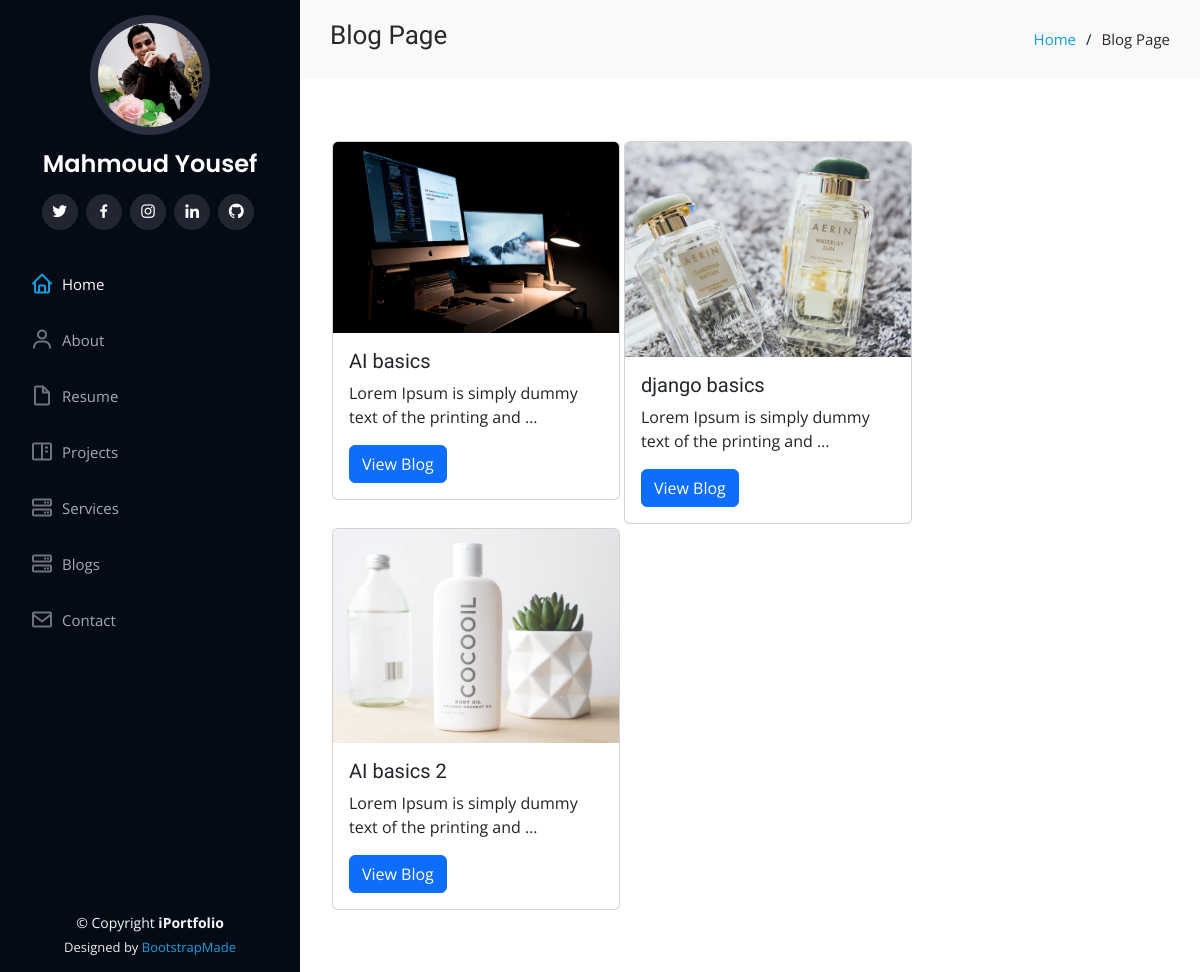
Screenshot of /blog/ with the database file from the repository.
### settings/models.py (models this page shows, shortened)
class About(models.Model):
    user = models.OneToOneField(User,on_delete=models.CASCADE)
    username = models.CharField(max_length=20,null=True, blank=True)
    phone_number = models.CharField(max_length=20)
    date_of_birth = models.DateField(null=True, blank=True)
    headline = models.CharField(max_length=50 , blank=True, null=True)
    address = models.CharField(max_length=50, blank=True, null=True)
    zip_code = models.IntegerField(null=True, blank=True)
    image = models.ImageField(upload_to='users/', null=True, blank=True )
    email = models.EmailField( max_length=254, blank=True, null=True)
    resume = models.FileField( upload_to='files/', max_length=100 ,blank=True, null=True)
    about = models.TextField(blank=True)
    age = models.IntegerField(null=True, blank=True)
    degree = models.CharField( max_length=50 ,blank=True, null=True)
    views = models.IntegerField(default=0)

### blog/models.py (models this page shows, shortened)
class Post(models.Model):
    auther = models.ForeignKey(User, related_name="post_auther",verbose_name=('auther'), on_delete=models.CASCADE)
    title = models.CharField(max_length=100,verbose_name=('title'))
    tags = TaggableManager(("tags"))
    image = models.ImageField(("image"),upload_to='post/')
    created_at = models.DateTimeField( ("created_at"),default=timezone.now)
    description = models.TextField(("description"),max_length=100000)
    slug = models.SlugField(null=True,blank=True)
    category = models.ForeignKey('PostCategory',related_name='post_category',verbose_name=('category'),on_delete=models.CASCADE ,null=True,blank=True)
    def get_absolute_url(self):
        return reverse("blog:post_detail", kwargs={"slug": self.slug})

### blog/views.py (the view)
# urls.py: path('' , views.PostList.as_view() , name='post_list'),
class PostList(ListView):
    model = Post
    paginate_by = 9
    def get_queryset(self) :
        name = self.request.GET.get('q','')
        object_list = Post.objects.filter(
            Q(title__icontains = name) |
            Q(description__icontains = name)
        )
        return object_list

### blog/templates/blog/post_list.html
{% extends "base.html" %}
{% load static %}
{% block body %}
<main id="main">
    <section class="breadcrumbs">
        <div class="container">
            <div class="d-flex justify-content-between align-items-center">
                <h2>Blog Page</h2>
                <ol>
                    <li><a href="/">Home</a></li>
                    <li>Blog Page</li>
                </ol>
            </div>
        </div>
    </section>
    <section class="inner-page">
        <div class="container">
            {% for post in object_list %}
            <div class="card" style="width: 18rem;">
                <img src="{{post.image.url}}" class="card-img-top" alt="...">
                <div class="card-body">
                    <h5 class="card-title">{{post.title}}</h5>
                    <p class="card-text">{{post.description|safe|truncatewords:10}}</p>
                    <a href="{{post.get_absolute_url}}" class="btn btn-primary">View Blog</a>
                </div>
            </div>
            {% endfor %}
        </div>
    </section>
</main>
{% endblock body%}

### templates/base.html (shortened to what this page needs)
{% load static %}
<!DOCTYPE html>
<html lang="en">
<head>
  <link href="{% static 'assets/vendor/aos/aos.css' %}" rel="stylesheet">
  <link href="{% static 'assets/vendor/bootstrap/css/bootstrap.min.css' %}" rel="stylesheet">
  <link href="{% static 'assets/vendor/bootstrap-icons/bootstrap-icons.css' %}" rel="stylesheet">
  <link href="{% static 'assets/vendor/boxicons/css/boxicons.min.css' %}" rel="stylesheet">
  <link href="{% static 'assets/vendor/glightbox/css/glightbox.min.css' %}" rel="stylesheet">
  <link href="{% static 'assets/vendor/swiper/swiper-bundle.min.css' %}" rel="stylesheet">
  <link href="{% static 'assets/css/style.css' %}" rel="stylesheet">
</head>
<body>
  <header id="header">
    <div class="d-flex flex-column">
      <div class="profile">
        <img src="{{abouts.image.url}}" alt="" class="img-fluid rounded-circle">
        <h1 class="text-light"><a href="index.html">{{abouts.username}}</a></h1>
        <div class="social-links mt-3 text-center">
          <a href="{{myfooter.twitter_link}}" class="twitter"><i class="bx bxl-twitter"></i></a>
          <a href="{{myfooter.fb_link}}" class="facebook"><i class="bx bxl-facebook"></i></a>
          <a href="{{myfooter.instagram_link}}" class="instagram"><i class="bx bxl-instagram"></i></a>
          <a href="{{myfooter.twitter_link}}" class="linkedin"><i class="bx bxl-linkedin"></i></a>
          <a href="{{myfooter.githup_link}}" class="linkedin"><i class="bx bxl-github"></i></a>
        </div>
      </div>
      <nav id="navbar" class="nav-menu navbar">
        <ul>
          <li><a href="#hero" class="nav-link scrollto active"><i class="bx bx-home"></i> <span>Home</span></a></li>
          <li><a href="#about" class="nav-link scrollto"><i class="bx bx-user"></i> <span>About</span></a></li>
          <li><a href="#resume" class="nav-link scrollto"><i class="bx bx-file-blank"></i> <span>Resume</span></a></li>
          <li><a href="#portfolio" class="nav-link scrollto"><i class="bx bx-book-content"></i> <span>Projects</span></a></li>
          <li><a href="#services" class="nav-link scrollto"><i class="bx bx-server"></i> <span>Services</span></a></li>
          <li><a href="#testimonials" class="nav-link scrollto"><i class="bx bx-server"></i> <span>Blogs</span></a></li>
          <li><a href="#contact" class="nav-link scrollto"><i class="bx bx-envelope"></i> <span>Contact</span></a></li>
        </ul>
      </nav>
    </div>
  </header>
  {% block body %}
    {% endblock body %}
  <footer id="footer">
    <div class="container">
      <div class="copyright">
        &copy; Copyright <strong><span>iPortfolio</span></strong>
      </div>
      <div class="credits">
        Designed by <a href="https://bootstrapmade.com/">BootstrapMade</a>
      </div>
    </div>
  </footer>
</body>
</html>

### static/assets/css/style.css (style rules this page uses)
body { font-family: "Open Sans", sans-serif; color: #272829; }
a { color: #149ddd; text-decoration: none; }
h1, h2, h3, h4, h5, h6 { font-family: "Raleway", sans-serif; }
#header { position: fixed; top: 0; left: 0; bottom: 0; width: 300px; transition: all ease-in-out 0.5s; z-index: 9997; transition: all 0.5s; padding: 0 15px; background: #040b14; overflow-y: auto; }
#header .profile img { margin: 15px auto; display: block; width: 120px; border: 8px solid #2c2f3f; }
#header .profile h1 { font-size: 24px; margin: 0; padding: 0; font-weight: 600; -moz-text-align-last: center; text-align-last: center; font-family: "Poppins", sans-serif; }
#header .profile h1 a, #header .profile h1 a:hover { color: #fff; text-decoration: none; }
#header .profile .social-links a { font-size: 18px; display: inline-block; background: #212431; color: #fff; line-height: 1; padding: 8px 0; margin-right: 4px; border-radius: 50%; text-align: center; width: 36px; height: 36px; transition: 0.3s; }
#main { margin-left: 300px; }
.container, .container-fluid { padding-left: 30px; padding-right: 30px; }
.nav-menu { padding: 30px 0 0 0; }
.nav-menu * { margin: 0; padding: 0; list-style: none; }
.nav-menu>ul>li { position: relative; white-space: nowrap; }
.nav-menu a, .nav-menu a:focus { display: flex; align-items: center; color: #a8a9b4; padding: 12px 15px; margin-bottom: 8px; transition: 0.3s; font-size: 15px; }
.nav-menu a i, .nav-menu a:focus i { font-size: 24px; padding-right: 8px; color: #6f7180; }
.nav-menu a:hover, .nav-menu .active, .nav-menu .active:focus, .nav-menu li:hover>a { text-decoration: none; color: #fff; }
.nav-menu a:hover i, .nav-menu .active i, .nav-menu .active:focus i, .nav-menu li:hover>a i { color: #149ddd; }
section { padding: 60px 0; overflow: hidden; }
.breadcrumbs { padding: 20px 0; background: #f9f9f9; }
.breadcrumbs h2 { font-size: 26px; font-weight: 300; }
.breadcrumbs ol { display: flex; flex-wrap: wrap; list-style: none; padding: 0; margin: 0; font-size: 15px; }
.breadcrumbs ol li+li { padding-left: 10px; }
.breadcrumbs ol li+li::before { display: inline-block; padding-right: 10px; color: #0e2442; content: "/"; }
#footer { padding: 15px; color: #f4f6fd; font-size: 14px; position: fixed; left: 0; bottom: 0; width: 300px; z-index: 9999; background: #040b14; }
#footer .copyright { text-align: center; }
#footer .credits { padding-top: 5px; text-align: center; font-size: 13px; color: #eaebf0; }
.card { float: left; margin: 2px; }

### rows the page displays
About: image (picture), username "Mahmoud Yousef"
Post: image (picture), title "AI basics", description "Lorem Ipsum is simply dummy text of the printing and …"
Post: image (picture), title "django basics", description "Lorem Ipsum is simply dummy text of the printing and …"
Post: image (picture), title "AI basics 2", description "Lorem Ipsum is simply dummy text of the printing and …"
